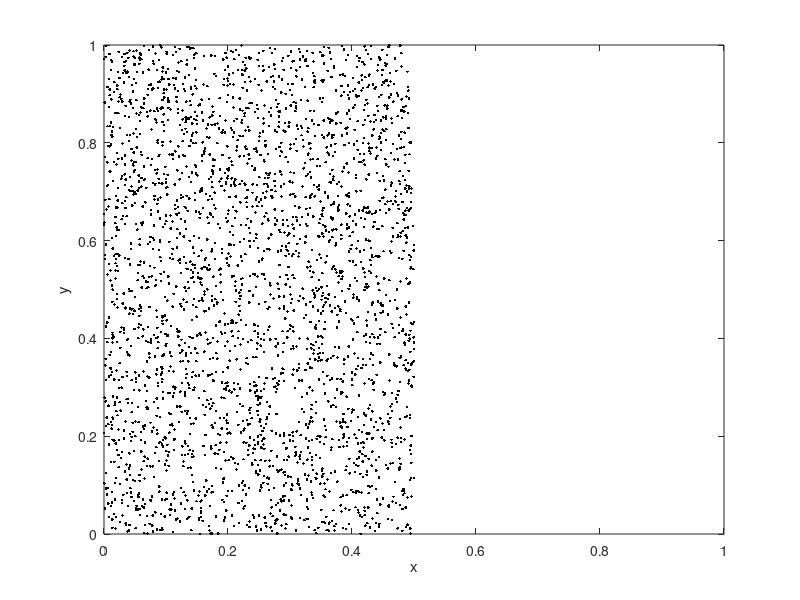
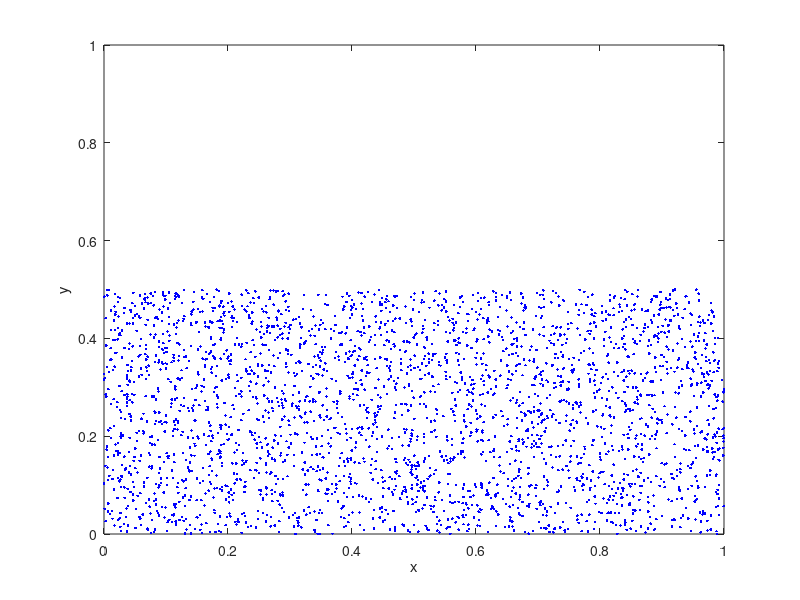
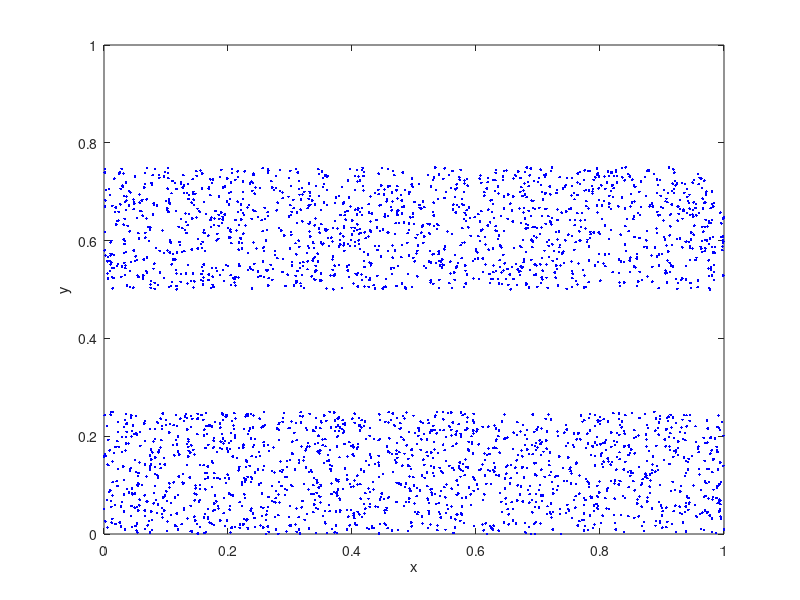
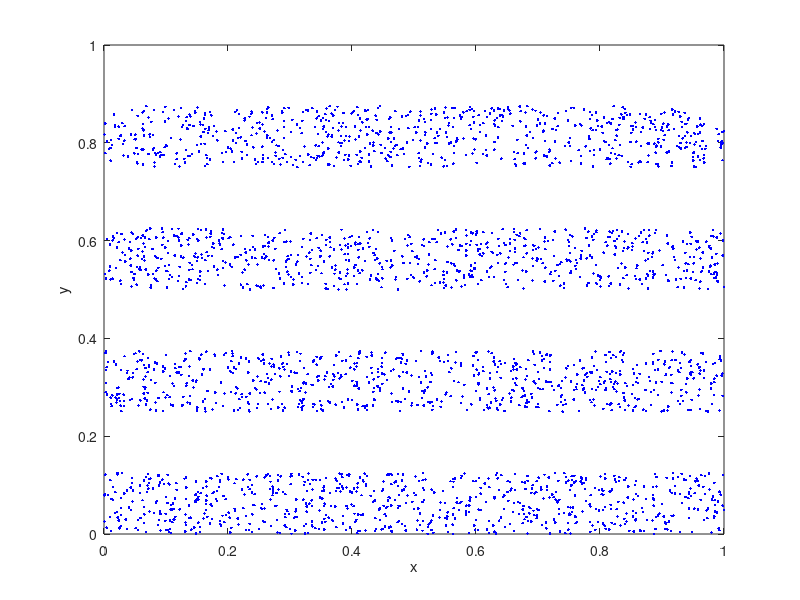

Here is the MATLAB script that generated these plots, in order:
% implements the baker's map

% LAA 27/09/18

close all
clear

% stretching and compression factor (default sc=2)
sc=2;

% number of iterates is N-1 (because the initial condition
% corresponds to N=1).
N=8;

% number of realizations. I you just want to iterate the map for one
% initial condition, choose Nr=1.
Nr=3000;

% Definition of matrices with the states for all iterations and realization.
x=zeros(N,Nr);
y=zeros(N,Nr);

% Nr initial values taken randomly from a uniform
% distribution within the unit square
x(1,:)=rand(1,Nr)/2;
y(1,:)=rand(1,Nr);


figure(1)
set(gca,'FontSize',18)
plot(x(1,:),y(1,:),'k.')
xlabel('x')
ylabel('y')
axis([0 1 0 1])


% k is the iterate
% i is de realization
for k=2:N
    for i=1:Nr
        if x(k-1,i)<1/2
            x(k,i)=sc*x(k-1,i);
            y(k,i)=y(k-1,i)/sc;
        else
            x(k,i)=sc*x(k-1,i)-1;
            y(k,i)=(y(k-1,i)+1)/sc;
        end
    end
    
    figure(k)
    set(gca,'FontSize',18)
    plot(x(k,:),y(k,:),'b.')
    xlabel('x')
    ylabel('y')
    axis([0 1 0 1])

end


%% selection of figures

 figure(k+1)
 subplot(221)
 set(gca,'FontSize',18)
 plot(x(1,:),y(1,:),'k.')
 title('(a)')
 xlabel('x')
 ylabel('y')
 axis('equal')
 axis([-0.05 1.05 -0.05 1.05])
 
 
 subplot(222)
 set(gca,'FontSize',18)
 plot(x(2,:),y(2,:),'k.')
 title('(b)')
 xlabel('x')
 ylabel('y')
 axis('equal')
 axis([-0.05 1.05 -0.05 1.05])

 subplot(223)
 set(gca,'FontSize',18)
 plot(x(4,:),y(4,:),'k.')
 title('(c)')
 xlabel('x')
 ylabel('y')
 axis('equal')
 axis([-0.05 1.05 -0.05 1.05])
            
 subplot(224)
 set(gca,'FontSize',18)
 plot(x(8,:),y(8,:),'k.')
 title('(d)')
 xlabel('x')
 ylabel('y')
 axis('equal')
 axis([-0.05 1.05 -0.05 1.05])
    
% print -dpng bakersMap.png